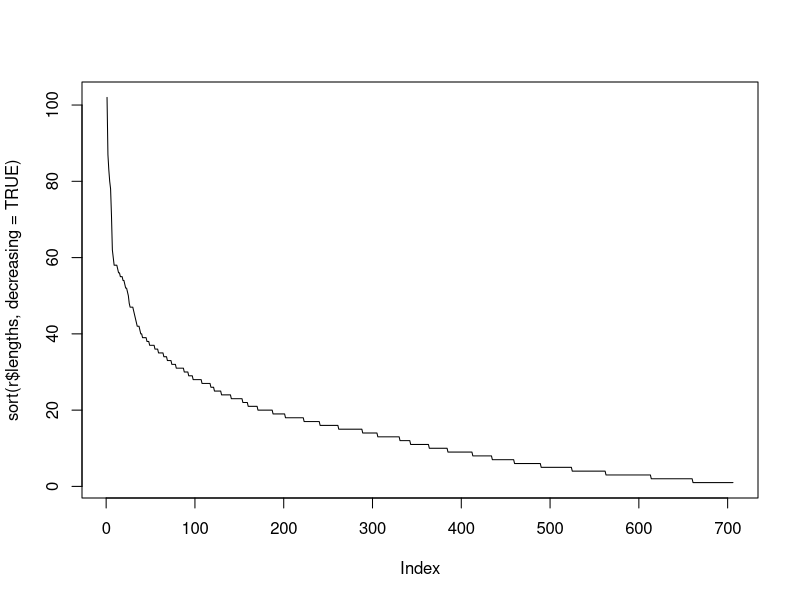
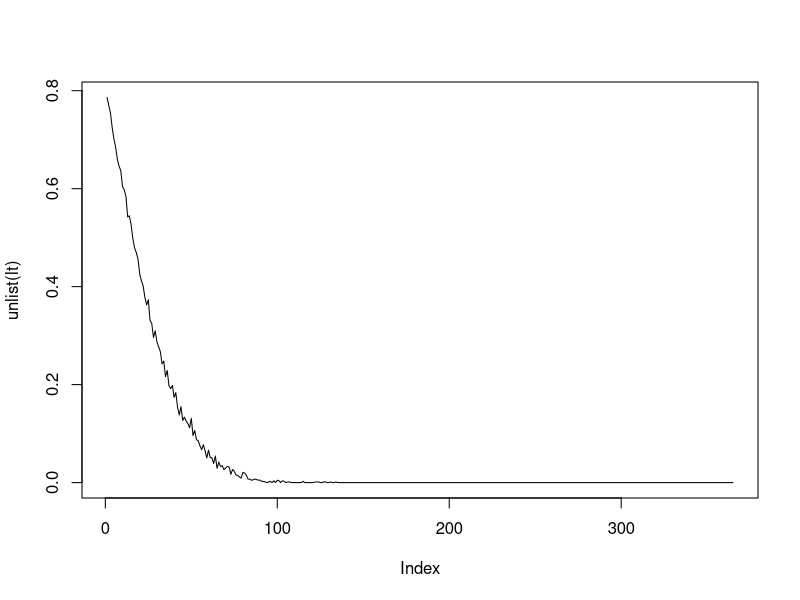

These figures' R source, in order:
#
#  very simple simulation for stem cells in NHP translpant
#
#  from RNAseq data:
#   snap-shot stem cell cell division rate ~= 0.15
#   all stem cells are equivalent
#   many stem cell (ISA cell ID) are lost early
#   stem cells (ISA cell ID) become stabily identified late
#    
#   to simulate will assume 1 day = amount of time for stem cell to complete cell cycle
#   all cells equally likely to cycle
#   when a cell cycles, each daughter makes a decision to stay stem or differentiate
#   odds are 50-50  for a stable stem cell population
#
#
# running this script shows stem cell diversity drops from 10,000 to about 700 
# with some small run-to-run variation 
#
# the script shows large clones of about 100 members and lower form
#
# the script shows many clones fully differentiate early and are then lost
#   
#
#
INIT_STEM = 10000

{
  cells = 1:INIT_STEM
  all.dif.cells = list()

  for (day in 1:365) {
    # pick cells to divide
    div.index = sample(1:length(cells),floor(length(cells) * 0.15),replace = FALSE)
    div.cells = cells[div.index]
    cells = cells[-div.index]
    # duplicate div cells
    ly = c(div.cells,div.cells)
    # fate, stay stem or differentiate
    fate = runif(length(ly))
    new.stem.index = which(fate >= 0.5)
    new.diff.index = which(fate < 0.5)
    new.stem = ly[new.stem.index]
    new.diff = ly[new.diff.index]
    # save diff cells (collapse multiple)
    all.dif.cells = append(all.dif.cells,list(unique(new.diff)))
    # add new stem cells
    cells = c(cells,new.stem)

    unique.cells = length(table(cells))
    
    print(paste0("day ",day," number of stem cells = ",length(cells)," u = ",unique.cells," dif = ",length(new.diff)))
    
  }
}

length(cells)
length(table(cells))
r = rle(sort(cells))
plot(sort(r$lengths,decreasing = TRUE),type='l')
sort(r$lengths,decreasing = TRUE)[1:10]
#
# for each day, how many cells are seen one time
#
final = unlist(all.dif.cells)
# find out how many times each cell forms a differentiated cell
# id = number of times a stem made 1 or more diff cells in a day
id = rep(0,INIT_STEM)
for (cell.id in final) {
  id[cell.id] = id[cell.id] + 1
}
sort(id)[1:10]
#
# how many times was each diff cell seen
#
lt = lapply(1:365,function(x) {
  l = unique(all.dif.cells[[x]])
  return(length(which(id[l] <= 10))/length(l))
})
plot(unlist(lt),type='l')

